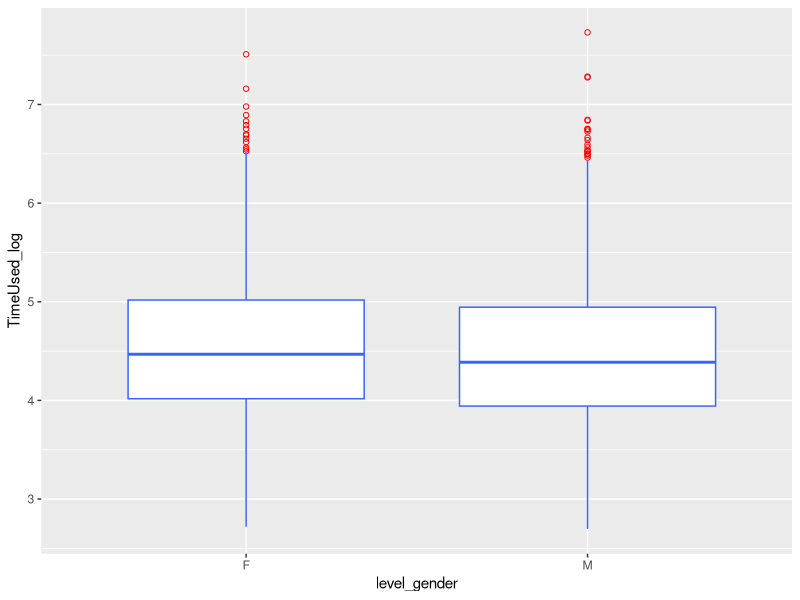
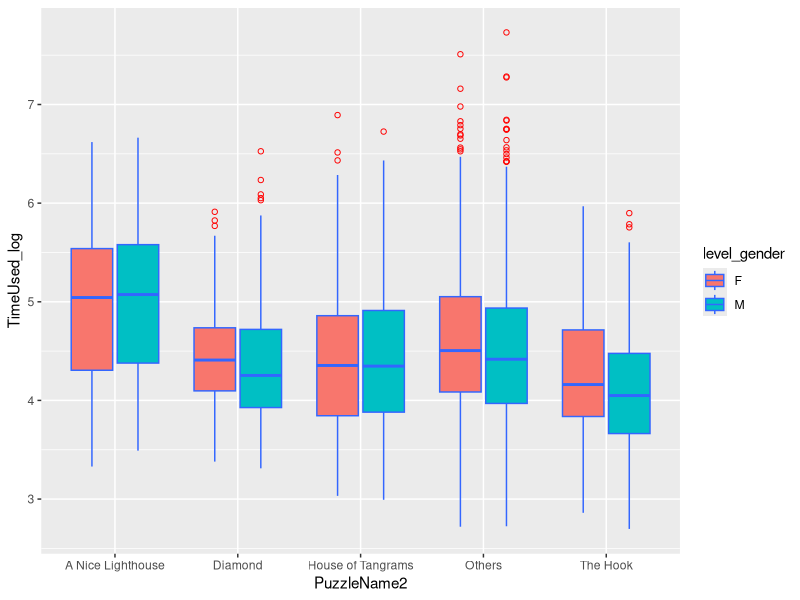
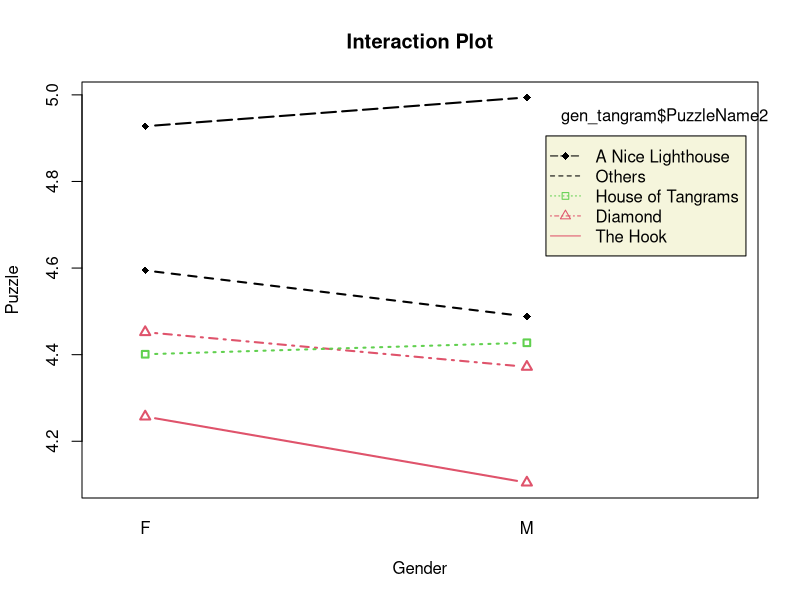
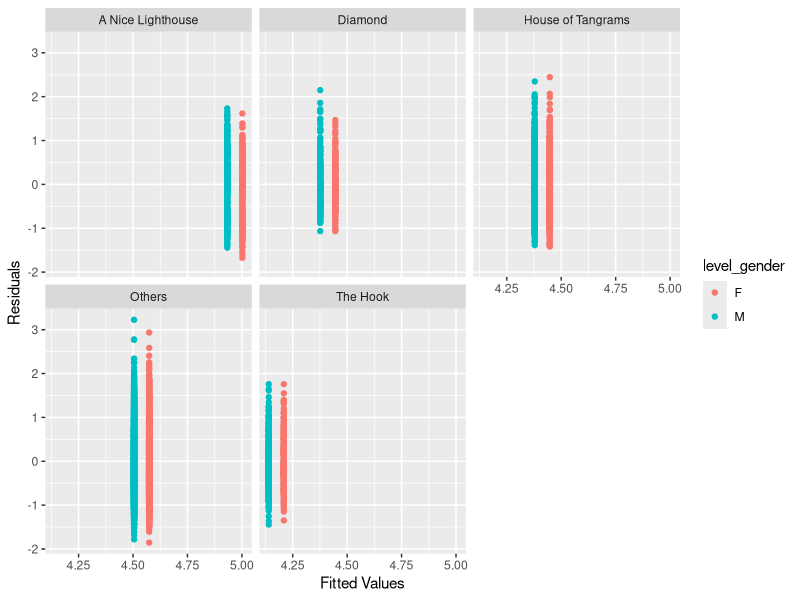
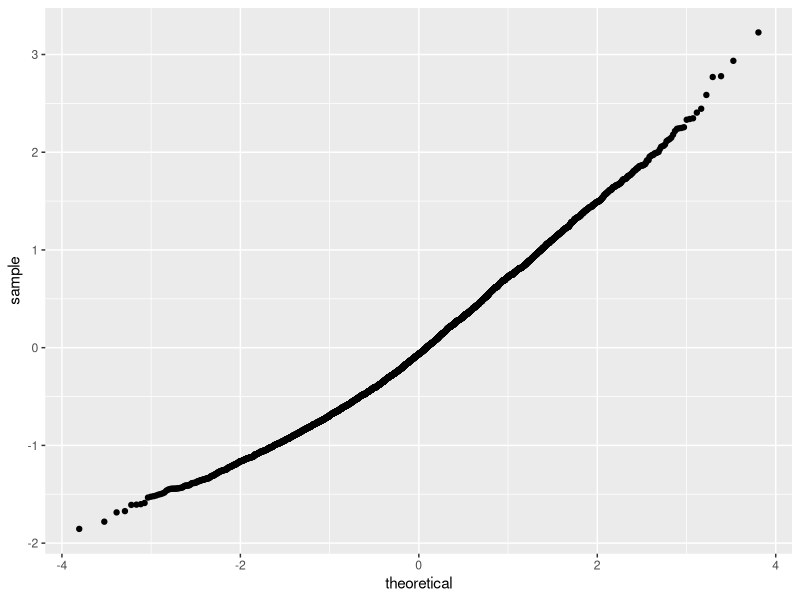

Recreate these plots in R, in order.
## ---- chunk 1
library(readr)
library(dplyr) 
library(ggplot2)
library(data.table)

## ---- chunk 2

gen_tangram <- read_csv("gentangram.csv")

## ---- chunk 3
puzzlename <- c("A Nice Lighthouse", "Diamond", "House of Tangrams", "The Hook")
gen_tangram$PuzzleName2 <- ifelse(gen_tangram$PuzzleName %in% puzzlename, gen_tangram$PuzzleName, "Others")
gen_tangram$PuzzleName2 <- as.factor(gen_tangram$PuzzleName2)
## ---- chunk 4
gen_tangram$TimeUsed_log <- log(gen_tangram$TimeUsed)
gen_tangram$level_gender <- as.factor(gen_tangram$level_gender)
## ---- chunk 5
test <- aov(TimeUsed_log ~ level_gender, data=gen_tangram)
summary(test)
ggplot(gen_tangram,aes(level_gender,TimeUsed_log)) +
  geom_boxplot(varwidth = TRUE,fill = "white", colour = "#3366FF",
               outlier.colour = "red", outlier.shape = 1) 
## ---- chunk 6
test2 <- aov(TimeUsed_log ~ level_gender + PuzzleName2,data=gen_tangram)
summary(test2)

## ---- chunk 7
pd = position_dodge(.2)
ggplot(gen_tangram,aes(PuzzleName2,TimeUsed_log)) +
  geom_boxplot(aes(fill=level_gender),colour = "#3366FF",
               outlier.colour = "red", outlier.shape = 1) 

interaction.plot(gen_tangram$level_gender, gen_tangram$PuzzleName2, gen_tangram$TimeUsed_log, type="b", col=c(1:3), 
  	leg.bty="o", leg.bg="beige", lwd=2, pch=c(18,24,22),	
   xlab="Gender", 
   ylab="Puzzle", 
   main="Interaction Plot")


## ---- chunk 8
test_data <- gen_tangram
test_data$fit <- fitted(test2)
test_data$res <- resid(test2)
ggplot(test_data, aes(fit, res, colour = level_gender)) + geom_point() +
  xlab("Fitted Values") + ylab("Residuals") + facet_wrap(~ PuzzleName2)

ggplot(test_data, aes(sample = res)) + stat_qq()
